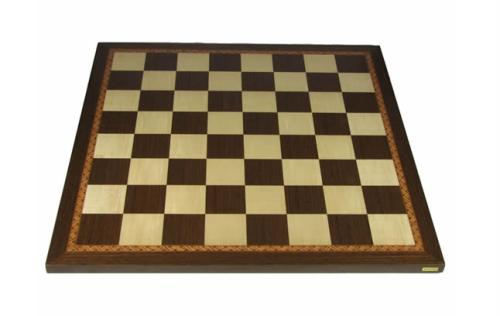
#> input picture Image/img/cross.jpg, 500 x 316 px
$ python threshold.py
#> lines starting #> are read from the running program, lines starting #| are printed output that depends on the picture; after the words box and inside, x2 and y2 are one past the last pixel; in counts of white or black regions, pixels touching at a corner belong together
import matplotlib.pyplot as plt
import cv2
img = cv2.imread(r'./img/cross.jpg',0) #直接读为灰度图像
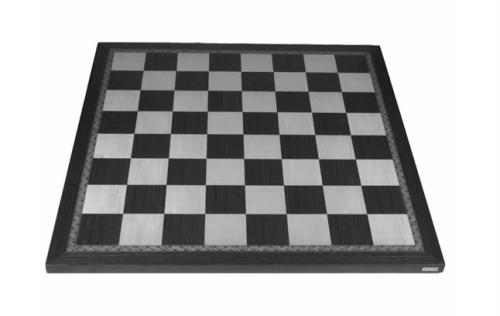
#> img: shape (316, 500); min 8, max 255, mean 175.3
ret1,thresh1 = cv2.threshold(img,0,255,cv2.THRESH_BINARY+cv2.THRESH_OTSU)
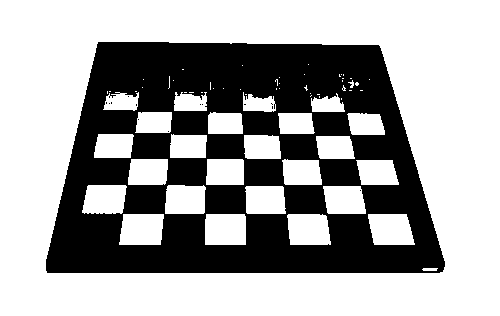
#> thresh1: shape (316, 500); 63.8% white; 14 black regions (13 under 20 px), largest, box (x1, y1, x2, y2) and area: (46, 42, 445, 273) 57117
#> ret1 = 151
ret2,thresh2 = cv2.threshold(img,127,255,cv2.THRESH_BINARY_INV)
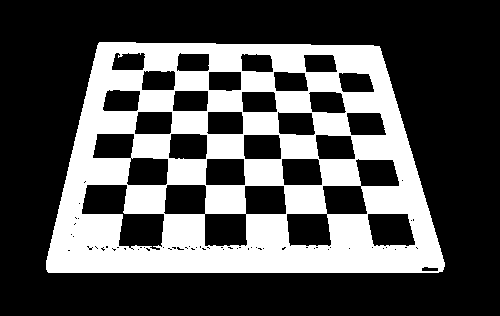
#> thresh2: shape (316, 500); 32.3% white; 1 white region, box (x1, y1, x2, y2) and area: (46, 42, 445, 273) 51102
ret3,thresh3 = cv2.threshold(img,127,255,cv2.THRESH_TRUNC)
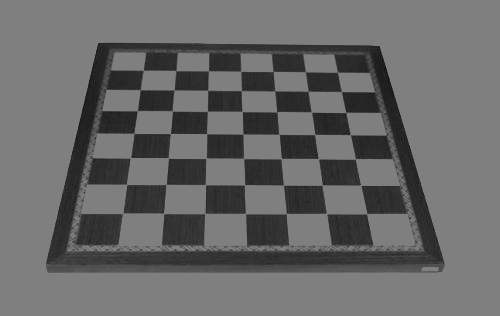
#> thresh3: shape (316, 500); min 8, max 127, mean 104.3
ret4,thresh4 = cv2.threshold(img,127,255,cv2.THRESH_TOZERO)
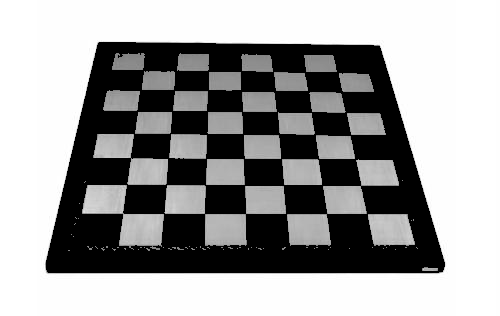
#> thresh4: shape (316, 500); min 0, max 255, mean 156.9
ret5,thresh5 = cv2.threshold(img,127,255,cv2.THRESH_TOZERO_INV)
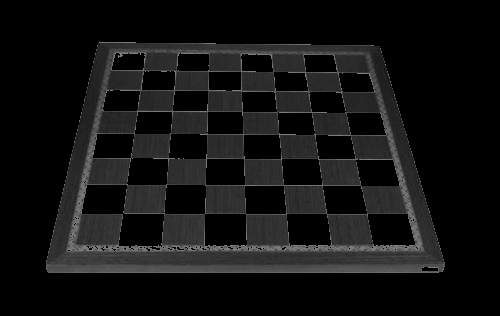
#> thresh5: shape (316, 500); min 0, max 127, mean 18.4
titles = ['img','BINARY','BINARY_INV','TRUNC','TOZERO','TOZERO_INV']
images = [img,thresh1,thresh2,thresh3,thresh4,thresh5]
print(ret1,ret2,ret3,ret4,ret5)
#| 151.0 127.0 127.0 127.0 127.0
for i in range(6):
    plt.subplot(2,3,i+1),plt.imshow(images[i],'gray')
    plt.title(titles[i])
    plt.xticks([]),plt.yticks([])
plt.show()

ret,th1 = cv2.threshold(img,127,255,cv2.THRESH_BINARY)
th2 = cv2.adaptiveThreshold(img,255,cv2.ADAPTIVE_THRESH_MEAN_C,\
cv2.THRESH_BINARY,11,2) #换行符号 \
#> th2: shape (316, 500); 77.4% white; 324 black regions (306 under 20 px), largest, box (x1, y1, x2, y2) and area: (45, 42, 445, 274) 33756, (107, 190, 120, 208) 92, (208, 245, 245, 249) 91
th3 = cv2.adaptiveThreshold(img,255,cv2.ADAPTIVE_THRESH_GAUSSIAN_C,\
cv2.THRESH_BINARY,11,2) #换行符号 \
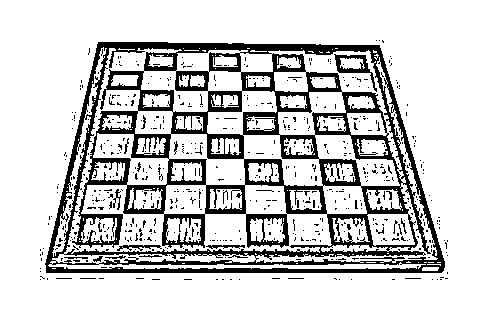
#> th3: shape (316, 500); 80.9% white; 608 black regions (590 under 20 px), largest, box (x1, y1, x2, y2) and area: (45, 42, 445, 273) 26911, (334, 54, 377, 92) 391, (117, 245, 162, 251) 129
images = [img,th1,th2,th3]
plt.figure()
for i in range(4):
    plt.subplot(2,2,i+1),plt.imshow(images[i],'gray')
plt.show()
